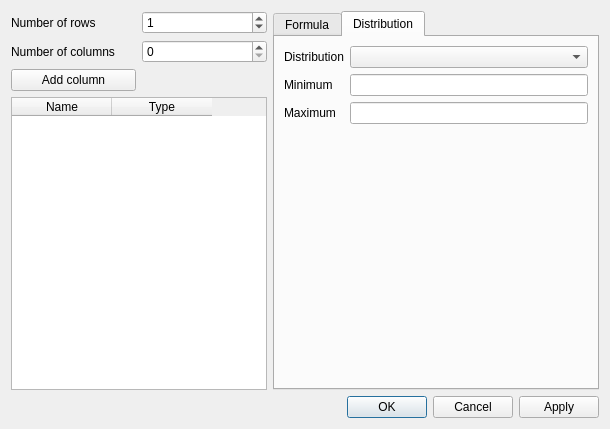
<?xml version="1.0" encoding="UTF-8"?>
<ui version="4.0">
 <class>TableDialog</class>
 <widget class="QDialog" name="TableDialog">
  <property name="geometry">
   <rect>
    <x>0</x>
    <y>0</y>
    <width>610</width>
    <height>429</height>
   </rect>
  </property>
  <property name="windowTitle">
   <string>Define Table</string>
  </property>
  <layout class="QVBoxLayout" name="verticalLayout">
   <item>
    <layout class="QHBoxLayout" name="horizontalLayout">
     <item>
      <layout class="QGridLayout" name="gridLayout">
       <item row="0" column="0">
        <widget class="QLabel" name="label">
         <property name="text">
          <string>Number of rows</string>
         </property>
        </widget>
       </item>
       <item row="0" column="1">
        <widget class="QSpinBox" name="sbRowCount">
         <property name="maximum">
          <number>999999</number>
         </property>
         <property name="value">
          <number>1</number>
         </property>
        </widget>
       </item>
       <item row="2" column="0">
        <widget class="QPushButton" name="btnAddColumn">
         <property name="text">
          <string>Add column</string>
         </property>
        </widget>
       </item>
       <item row="3" column="0" colspan="2">
        <widget class="QTableWidget" name="tableColumns">
         <column>
          <property name="text">
           <string>Name</string>
          </property>
         </column>
         <column>
          <property name="text">
           <string>Type</string>
          </property>
         </column>
        </widget>
       </item>
       <item row="1" column="0">
        <widget class="QLabel" name="label_2">
         <property name="text">
          <string>Number of columns</string>
         </property>
        </widget>
       </item>
       <item row="1" column="1">
        <widget class="QSpinBox" name="sbColumnCount"/>
       </item>
      </layout>
     </item>
     <item>
      <widget class="QTabWidget" name="tabWidget">
       <property name="currentIndex">
        <number>1</number>
       </property>
       <widget class="QWidget" name="tab_2">
        <attribute name="title">
         <string>Formula</string>
        </attribute>
       </widget>
       <widget class="QWidget" name="tab">
        <attribute name="title">
         <string>Distribution</string>
        </attribute>
        <layout class="QVBoxLayout" name="verticalLayout_2">
         <item>
          <layout class="QGridLayout" name="gridLayout_2">
           <item row="0" column="0">
            <widget class="QLabel" name="label_3">
             <property name="text">
              <string>Distribution</string>
             </property>
            </widget>
           </item>
           <item row="0" column="1">
            <widget class="QComboBox" name="cbDistribution"/>
           </item>
           <item row="1" column="0">
            <widget class="QLabel" name="lblDistrParam1">
             <property name="text">
              <string>Minimum</string>
             </property>
            </widget>
           </item>
           <item row="1" column="1">
            <widget class="QLineEdit" name="leDistrParam1"/>
           </item>
           <item row="2" column="0">
            <widget class="QLabel" name="lblDistrParam2">
             <property name="text">
              <string>Maximum</string>
             </property>
            </widget>
           </item>
           <item row="2" column="1">
            <widget class="QLineEdit" name="leDistrParam2"/>
           </item>
          </layout>
         </item>
         <item>
          <spacer name="verticalSpacer">
           <property name="orientation">
            <enum>Qt::Vertical</enum>
           </property>
           <property name="sizeHint" stdset="0">
            <size>
             <width>20</width>
             <height>40</height>
            </size>
           </property>
          </spacer>
         </item>
        </layout>
       </widget>
      </widget>
     </item>
    </layout>
   </item>
   <item>
    <widget class="QDialogButtonBox" name="buttonBox">
     <property name="orientation">
      <enum>Qt::Horizontal</enum>
     </property>
     <property name="standardButtons">
      <set>QDialogButtonBox::Apply|QDialogButtonBox::Cancel|QDialogButtonBox::Ok</set>
     </property>
    </widget>
   </item>
  </layout>
 </widget>
 <resources/>
 <connections>
  <connection>
   <sender>buttonBox</sender>
   <signal>accepted()</signal>
   <receiver>TableDialog</receiver>
   <slot>accept()</slot>
   <hints>
    <hint type="sourcelabel">
     <x>248</x>
     <y>254</y>
    </hint>
    <hint type="destinationlabel">
     <x>157</x>
     <y>274</y>
    </hint>
   </hints>
  </connection>
  <connection>
   <sender>buttonBox</sender>
   <signal>rejected()</signal>
   <receiver>TableDialog</receiver>
   <slot>reject()</slot>
   <hints>
    <hint type="sourcelabel">
     <x>316</x>
     <y>260</y>
    </hint>
    <hint type="destinationlabel">
     <x>286</x>
     <y>274</y>
    </hint>
   </hints>
  </connection>
 </connections>
</ui>
